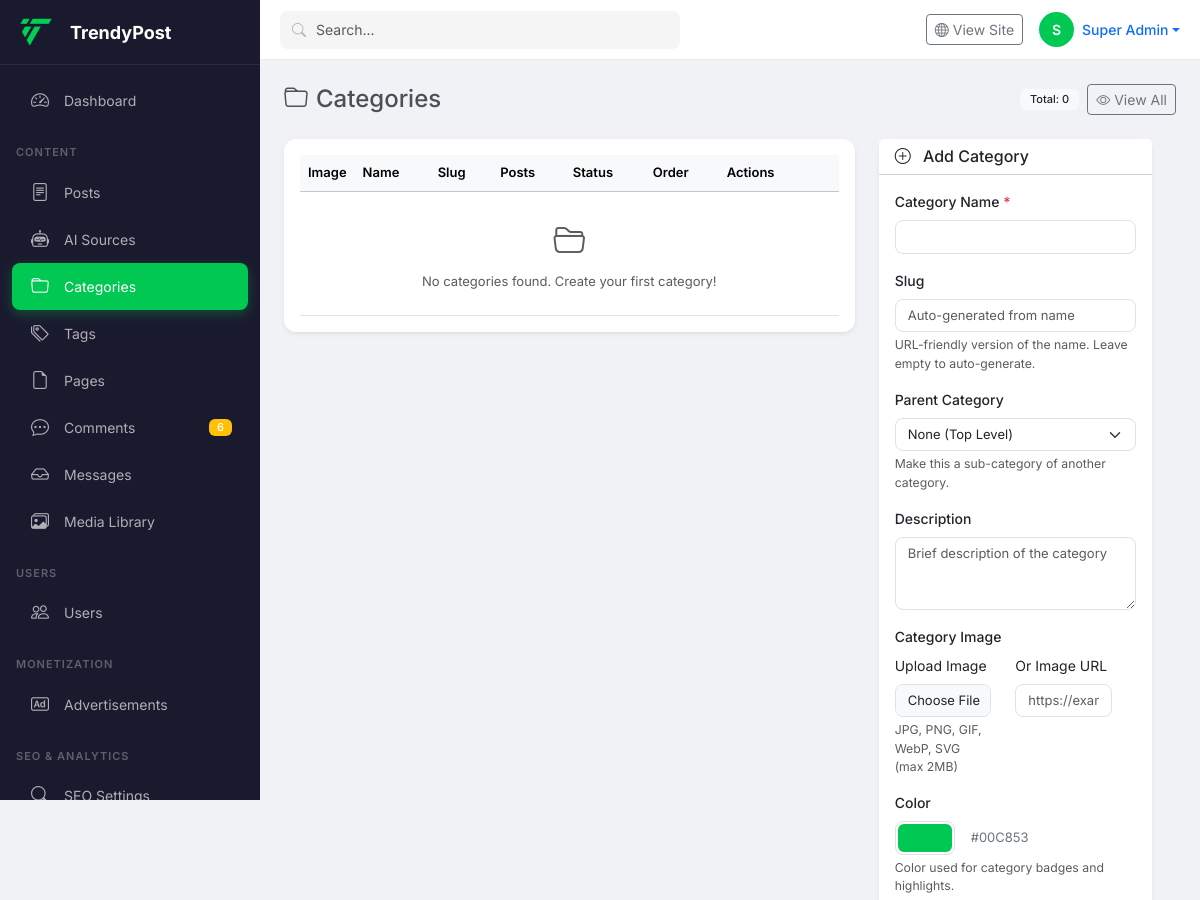
The page /admin/admin/?route=categories (signed in, upper part) on the database as committed earlier.
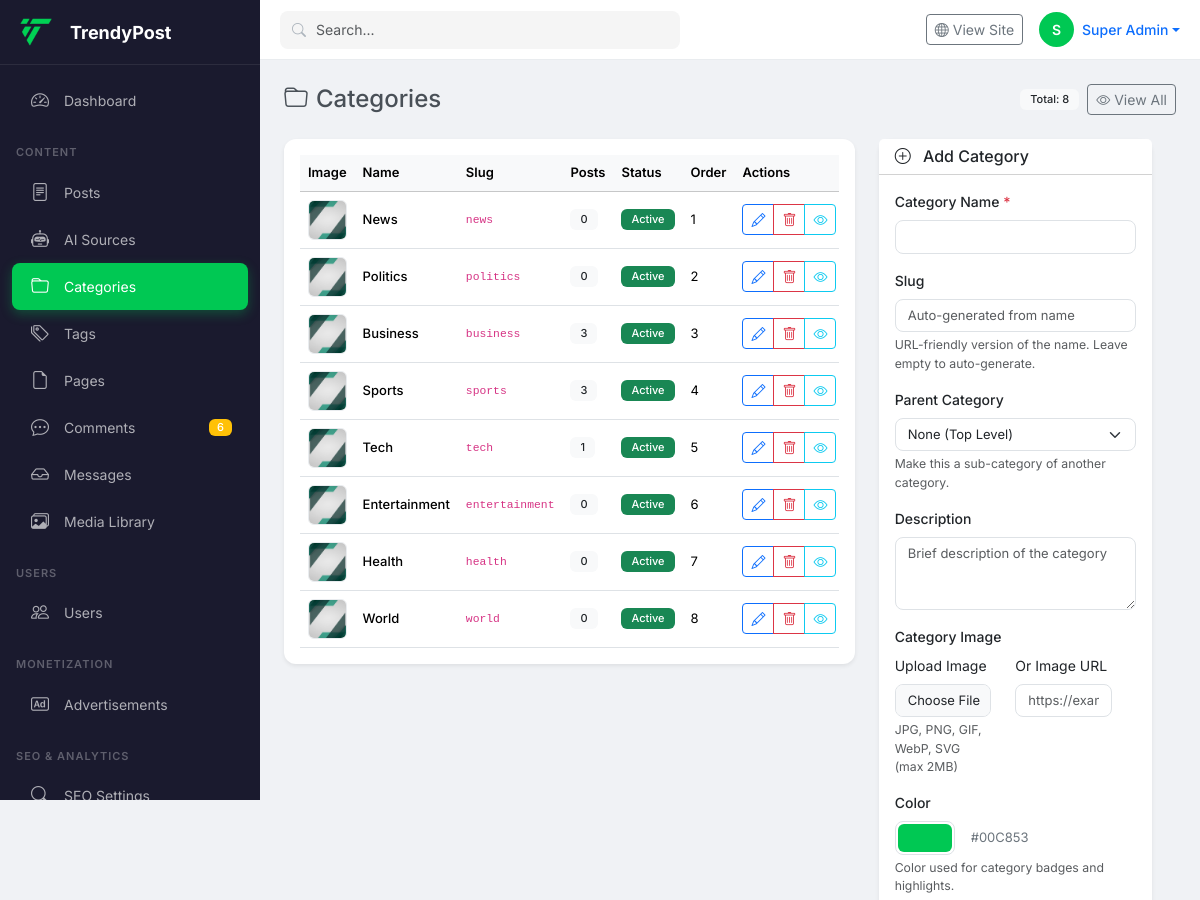
The same page on the database as committed later.
### tables this page shows
CREATE TABLE users (
    id INT UNSIGNED AUTO_INCREMENT PRIMARY KEY,
    username VARCHAR(50) NOT NULL UNIQUE,
    email VARCHAR(100) NOT NULL UNIQUE,
    password_hash VARCHAR(255) NOT NULL,
    display_name VARCHAR(100),
    first_name VARCHAR(50),
    last_name VARCHAR(50),
    avatar VARCHAR(255),
    bio TEXT,
    role_id INT UNSIGNED NOT NULL DEFAULT 6,
    status ENUM('active','inactive','banned','pending') DEFAULT 'pending',
    email_verified TINYINT(1) DEFAULT 0,
    email_verified_at DATETIME,
    remember_token VARCHAR(100),
    reset_token VARCHAR(100),
    reset_expires DATETIME,
    last_login_at DATETIME,
    last_login_ip VARCHAR(45),
    login_attempts TINYINT UNSIGNED DEFAULT 0,
    locked_until DATETIME,
    google_id VARCHAR(100),
    facebook_id VARCHAR(100),
    twitter_id VARCHAR(100),
    seo_title VARCHAR(70),
    seo_description VARCHAR(160),
    social_links JSON,
    created_at TIMESTAMP DEFAULT CURRENT_TIMESTAMP,
    updated_at TIMESTAMP DEFAULT CURRENT_TIMESTAMP ON UPDATE CURRENT_TIMESTAMP,
    FOREIGN KEY (role_id) REFERENCES roles(id) ON DELETE RESTRICT,
    INDEX idx_email (email),
    INDEX idx_status (status),
    INDEX idx_role (role_id),
    INDEX idx_username (username)
);

CREATE TABLE categories (
    id INT UNSIGNED AUTO_INCREMENT PRIMARY KEY,
    name VARCHAR(100) NOT NULL,
    slug VARCHAR(100) NOT NULL UNIQUE,
    description TEXT,
    parent_id INT UNSIGNED DEFAULT NULL,
    image VARCHAR(255),
    color VARCHAR(7) DEFAULT '#00C853',
    seo_title VARCHAR(70),
    seo_description VARCHAR(160),
    seo_keywords VARCHAR(255),
    schema_type VARCHAR(50) DEFAULT 'CollectionPage',
    meta_robots VARCHAR(50) DEFAULT 'index,follow',
    canonical_url VARCHAR(255),
    og_image VARCHAR(255),
    sort_order INT UNSIGNED DEFAULT 0,
    status ENUM('active','inactive') DEFAULT 'active',
    created_at TIMESTAMP DEFAULT CURRENT_TIMESTAMP,
    updated_at TIMESTAMP DEFAULT CURRENT_TIMESTAMP ON UPDATE CURRENT_TIMESTAMP,
    FOREIGN KEY (parent_id) REFERENCES categories(id) ON DELETE SET NULL,
    INDEX idx_slug (slug),
    INDEX idx_status (status),
    INDEX idx_parent (parent_id),
    INDEX idx_sort (sort_order)
);

### admin/categories/index.php (the view, shortened to what the rows shown need)
<?php
$action = $_GET['action'] ?? 'index';
$categories = Category::getAll(false);
$editId = ($action === 'edit') ? intval($_GET['id'] ?? 0) : 0;
$editCat = $editId ? Category::getById($editId) : null;
include ADMIN_PATH . 'layout/header.php';
?>
<div class="d-flex justify-content-between align-items-center mb-4 flex-wrap gap-2">
    <h4 class="mb-0"><i class="bi bi-folder me-2"></i>Categories</h4>
    <div class="d-flex flex-wrap gap-2 align-items-center">
        <span class="badge bg-light text-dark">Total: <?php echo count($categories); ?></span>
        <a href="<?php echo url('categories'); ?>" target="_blank" class="btn btn-sm btn-outline-secondary">
            <i class="bi bi-eye me-1"></i>View All
        </a>
    </div>
</div>
<div class="row g-4">
    <div class="col-lg-8">
        <div class="card border-0 shadow-sm">
            <div class="card-body">
                <div class="table-responsive">
                    <table class="table table-hover align-middle">
                        <thead class="table-light">
                            <tr>
                                <th style="width: 50px;">Image</th>
                                <th>Name</th>
                                <th>Slug</th>
                                <th>Posts</th>
                                <th>Status</th>
                                <th>Order</th>
                                <th style="width: 120px;">Actions</th>
                            </tr>
                        </thead>
                        <tbody>
                            <?php if (empty($categories)): ?>
                            <tr>
                                <td colspan="7" class="text-center text-muted py-4">
                                    <i class="bi bi-folder2-open fs-2 d-block mb-2"></i>
                                    No categories found. Create your first category!
                                </td>
                            </tr>
                            <?php else: foreach($categories as $c):
                                $imgUrl = media_url($c['image'] ?? '');
                            ?>
                            <tr>
                                <td>
                                    <img src="<?php echo $imgUrl; ?>" alt="<?php echo esc_attr($c['name']); ?>"
                                         style="width: 40px; height: 40px; object-fit: cover; border-radius: 6px; border: 1px solid #e9ecef;"
                                         onerror="this.src='<?php echo image_url('placeholder.jpg'); ?>';">
                                </td>
                                <td>
                                    <span class="fw-medium"><?php echo $c['name']; ?></span>
                                </td>
                                <td><code class="small"><?php echo $c['slug']; ?></code></td>
                                <td><span class="badge bg-light text-dark"><?php echo $c['post_count'] ?? 0; ?></span></td>
                                <td>
                                    <?php if ($c['status'] === 'active'): ?>
                                        <span class="badge bg-success">Active</span>
                                    <?php else: ?>
                                        <span class="badge bg-secondary">Inactive</span>
                                    <?php endif; ?>
                                </td>
                                <td><?php echo $c['sort_order'] ?? 0; ?></td>
                                <td>
                                    <div class="btn-group btn-group-sm">
                                        <a href="<?php echo admin_url('categories&action=edit&id=' . $c['id']); ?>"
                                           class="btn btn-outline-primary" title="Edit">
                                            <i class="bi bi-pencil"></i>
                                        </a>
                                        <a href="<?php echo admin_url('categories&action=delete&id=' . $c['id'] . '&_token=' . csrf_token()); ?>"
                                           class="btn btn-outline-danger delete-confirm" title="Delete">
                                            <i class="bi bi-trash"></i>
                                        </a>
                                        <a href="<?php echo category_url($c['slug']); ?>" target="_blank"
                                           class="btn btn-outline-info" title="View">
                                            <i class="bi bi-eye"></i>
                                        </a>
                                    </div>
                                </td>
                            </tr>
                            <?php endforeach; endif; ?>
                        </tbody>
                    </table>
                </div>
            </div>
        </div>
    </div>
    <div class="col-lg-4">
        <div class="card border-0 shadow-sm">
            <div class="card-header bg-white">
                <h6 class="mb-0">
                    <i class="bi bi-<?php echo $editCat ? 'pencil-square' : 'plus-circle'; ?> me-2"></i>
                    <?php echo $editCat ? 'Edit' : 'Add'; ?> Category
                </h6>
            </div>
            <div class="card-body">
                <form method="POST" enctype="multipart/form-data">
                    <div class="mb-3">
                        <label class="form-label fw-medium">Category Name <span class="text-danger">*</span></label>
                        <input type="text" name="name" id="catName" class="form-control"
                               value="<?php echo esc_attr($editCat['name'] ?? ''); ?>"
                               oninput="document.getElementById('catSlug').value = this.value.toLowerCase().replace(/[^\w\s-]/g,'').replace(/[\s_-]+/g,'-').replace(/^-+|-+$/g,'')"
                               required>
                    </div>
                    <div class="mb-3">
                        <label class="form-label fw-medium">Slug</label>
                        <input type="text" name="slug" id="catSlug" class="form-control"
                               value="<?php echo esc_attr($editCat['slug'] ?? ''); ?>"
                               placeholder="Auto-generated from name">
                        <div class="form-text">URL-friendly version of the name. Leave empty to auto-generate.</div>
                    </div>
                    <div class="mb-3">
                        <label class="form-label fw-medium">Parent Category</label>
                        <select name="parent_id" class="form-select">
                            <option value="none">None (Top Level)</option>
                        </select>
                        <div class="form-text">Make this a sub-category of another category.</div>
                    </div>
                    <div class="mb-3">
                        <label class="form-label fw-medium">Description</label>
                        <textarea name="description" class="form-control" rows="3"
                                  placeholder="Brief description of the category"><?php echo esc_attr($editCat['description'] ?? ''); ?></textarea>
                    </div>
                    <div class="mb-3">
                        <label class="form-label fw-medium">Category Image</label>
                        <div class="row">
                            <div class="col-md-6">
                                <label class="form-label">Upload Image</label>
                                <input type="file" name="image_file" class="form-control" accept="image/*">
                                <div class="form-text">JPG, PNG, GIF, WebP, SVG (max 2MB)</div>
                            </div>
                            <div class="col-md-6">
                                <label class="form-label">Or Image URL</label>
                                <input type="url" name="image_url" class="form-control"
                                       placeholder="https://example.com/image.jpg"
                                       value="<?php echo (isset($editCat['image']) && strpos($editCat['image'], 'http') === 0) ? $editCat['image'] : ''; ?>">
                            </div>
                        </div>
                    </div>
                    <div class="mb-3">
                        <label class="form-label fw-medium">Color</label>
                        <div class="d-flex align-items-center gap-3">
                            <input type="color" name="color" class="form-control form-control-color"
                                   value="<?php echo esc_attr($editCat['color'] ?? '#00C853'); ?>" style="width: 60px; padding: 2px;">
                            <span id="colorDisplay" style="font-size: 13px; color: #6c757d;"><?php echo esc_attr($editCat['color'] ?? '#00C853'); ?></span>
                        </div>
                        <div class="form-text">Color used for category badges and highlights.</div>
                    </div>
                </form>
            </div>
        </div>
    </div>
</div>
<?php include ADMIN_PATH . 'layout/footer.php'; ?>

### admin/layout/header.php (shortened to what the rows shown need)
<?php if (!defined('ADMIN')) die('Direct access not permitted.');
$route = $_GET['route'] ?? 'dashboard';
$route = preg_replace('#^admin/?|^/admin/?#', '', $route);
if (!isset($stats)) {
    $stats = ['comments' => ['pending' => Database::count('comments', "status = 'pending'") ?? 0]];
}
?>
<!DOCTYPE html>
<html lang="en">
<head>
    <link href="https://cdn.jsdelivr.net/npm/bootstrap@5.3.2/dist/css/bootstrap.min.css" rel="stylesheet">
    <link href="https://cdn.jsdelivr.net/npm/bootstrap-icons@1.11.1/font/bootstrap-icons.css" rel="stylesheet">
    <link href="<?php echo ADMIN_ASSETS_URL; ?>admin.css?v=<?php echo APP_VERSION; ?>" rel="stylesheet">
</head>
<body class="admin-body">
<div class="admin-wrapper">
    <nav class="admin-sidebar" id="adminSidebar">
        <div class="sidebar-header">
            <a href="<?php echo admin_url('dashboard'); ?>" class="sidebar-brand">
                <img src="<?php echo image_url('trendypost-logo.png'); ?>" alt="TrendyPost" height="32" onerror="this.style.display='none';this.parentElement.innerHTML+='<span class=\'fw-bold text-white\'>TP</span>'">
                <span class="ms-2 fw-bold text-white">TrendyPost</span>
            </a>
        </div>
        <ul class="sidebar-nav">
            <li><a href="<?php echo admin_url('dashboard'); ?>" class="<?php echo $route==='dashboard'?'active':''; ?>"><i class="bi bi-speedometer2"></i> Dashboard</a></li>
            <li class="nav-section">CONTENT</li>
            <li><a href="<?php echo admin_url('posts'); ?>" class="<?php echo $route==='posts'?'active':''; ?>"><i class="bi bi-file-text"></i> Posts</a></li>
            <li><a href="<?php echo admin_url('ai-sources'); ?>" class="<?php echo $route==='ai-sources'?'active':''; ?>"><i class="bi bi-robot"></i> AI Sources</a></li>
            <li><a href="<?php echo admin_url('categories'); ?>" class="<?php echo $route==='categories'?'active':''; ?>"><i class="bi bi-folder"></i> Categories</a></li>
            <li><a href="<?php echo admin_url('tags'); ?>" class="<?php echo $route==='tags'?'active':''; ?>"><i class="bi bi-tags"></i> Tags</a></li>
            <li><a href="<?php echo admin_url('pages'); ?>" class="<?php echo $route==='pages'?'active':''; ?>"><i class="bi bi-file-earmark"></i> Pages</a></li>
            <li><a href="<?php echo admin_url('comments'); ?>" class="<?php echo $route==='comments'?'active':''; ?>"><i class="bi bi-chat-dots"></i> Comments<?php $pc = $stats['comments']['pending'] ?? 0; if ($pc): ?> <span class="badge bg-warning"><?php echo $pc; ?></span><?php endif; ?></a></li>
            <?php if (Auth::isAdmin() || Auth::can('contact.view')): ?>
            <li><a href="<?php echo admin_url('messages'); ?>" class="<?php echo $route==='messages'?'active':''; ?>"><i class="bi bi-inbox"></i> Messages</a></li>
            <?php endif; ?>
            <li><a href="<?php echo admin_url('media'); ?>" class="<?php echo $route==='media'?'active':''; ?>"><i class="bi bi-images"></i> Media Library</a></li>
            <li class="nav-section">USERS</li>
            <li><a href="<?php echo admin_url('users'); ?>" class="<?php echo $route==='users'?'active':''; ?>"><i class="bi bi-people"></i> Users</a></li>
            <li class="nav-section">MONETIZATION</li>
            <li><a href="<?php echo admin_url('ads'); ?>" class="<?php echo $route==='ads'?'active':''; ?>"><i class="bi bi-badge-ad"></i> Advertisements</a></li>
            <li class="nav-section">SEO & ANALYTICS</li>
            <li><a href="<?php echo admin_url('seo'); ?>" class="<?php echo $route==='seo'?'active':''; ?>"><i class="bi bi-search"></i> SEO Settings</a></li>
        </ul>
    </nav>
    <div class="admin-main">
        <header class="admin-topbar">
            <div class="topbar-search d-none d-md-block">
                <i class="bi bi-search"></i>
                <input type="text" placeholder="Search..." class="form-control form-control-sm">
            </div>
            <div class="topbar-actions ms-auto d-flex align-items-center gap-2 gap-md-3">
                <a href="<?php echo url(); ?>" target="_blank" class="btn btn-sm btn-outline-secondary"><i class="bi bi-globe"></i> <span class="d-none d-sm-inline">View Site</span></a>
                <div class="dropdown">
                    <a href="#" class="d-flex align-items-center text-decoration-none dropdown-toggle" data-bs-toggle="dropdown">
                        <div class="bg-success text-white rounded-circle d-flex align-items-center justify-content-center me-2" style="width:35px;height:35px;font-size:14px;font-weight:600;background-color:var(--tp-primary, #00C853)!important">
                            <?php echo strtoupper(substr(Auth::user()['display_name'] ?? 'A', 0, 1)); ?>
                        </div>
                        <span class="d-none d-md-block fw-medium"><?php echo Auth::user()['display_name'] ?? 'Admin'; ?></span>
                    </a>
                </div>
            </div>
        </header>
        <div class="admin-content">

Rows that differ between the two databases and show on the page:
added categories: name "News", slug "news", post_count "0", status "Active", sort_order "1"
added categories: name "Politics", slug "politics", post_count "0", status "Active", sort_order "2"
added categories: name "Business", slug "business", post_count "3", status "Active", sort_order "3"
added categories: name "Sports", slug "sports", post_count "3", status "Active", sort_order "4"
added categories: name "Tech", slug "tech", post_count "1", status "Active", sort_order "5"
added categories: name "Entertainment", slug "entertainment", post_count "0", status "Active", sort_order "6"
added categories: name "Health", slug "health", post_count "0", status "Active", sort_order "7"
added categories: name "World", slug "world", post_count "0", status "Active", sort_order "8"
Other text that changed with them:
count($categories): "0" → "8"
text no longer shown: "No categories found. Create your first category!"
